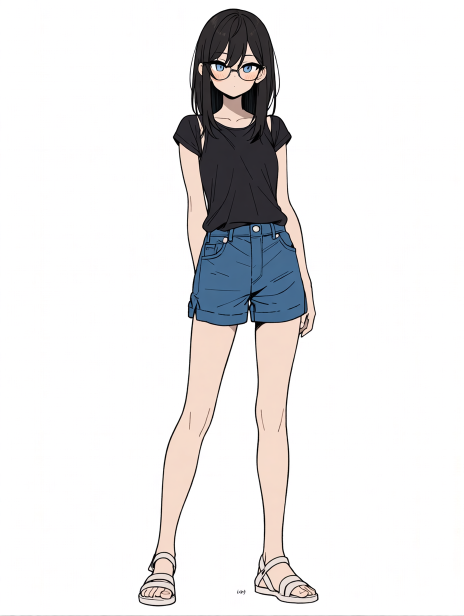
#> input picture common/assets/test_image.png, 928 x 1232 px (shown at 1/2 size); its folder holds only this picture in this run
$ python -i cv.py   (imports and definitions only)
#> lines starting #> are read from the running program, lines starting #| are printed output that depends on the picture
import math
from typing import Any, List, Union, Tuple, Dict, Optional
import os
import random
from enum import Enum

import cv2
import numpy as np
import pycocotools.mask as maskUtils
from PIL import Image


from .io_utils import json2dict, dict2json


# [8 lines left out: function bbox_intersection, not called in this run]


def recreate_image(codebook, labels, w, h):
    """Recreate the (compressed) image from the code book & labels"""
    return (codebook[labels].reshape(w, h, -1) * 255).astype(np.uint8)


# [219 lines left out: functions quantize_image, get_template_histvq, inplace_hist_matching, fgbg_hist_matching, mask2rle, rle2mask and 4 more, not called in this run]


def random_hsv(img, hgain: float = 0.015, sgain: float = 0.6, vgain: float = 0.4):
#> called with hgain = 0.015, sgain = 0.6, vgain = 0.4
    if hgain or sgain or vgain:
        dtype = img.dtype  # uint8

        r = np.random.uniform(-1, 1, 3) * [hgain, sgain, vgain]  # random gains
        x = np.arange(0, 256, dtype=r.dtype)
        # lut_hue = ((x * (r[0] + 1)) % 180).astype(dtype)   # original hue implementation from ultralytics<=8.3.78
        lut_hue = ((x + r[0] * 180) % 180).astype(dtype)
        lut_sat = np.clip(x * (r[1] + 1), 0, 255).astype(dtype)
#> lut_sat = 256 values from 0 to 255
        lut_val = np.clip(x * (r[2] + 1), 0, 255).astype(dtype)
#> lut_val = 256 values from 0 to 255
        lut_sat[0] = 0  # prevent pure white changing color, introduced in 8.3.79

        hue, sat, val = cv2.split(cv2.cvtColor(img, cv2.COLOR_RGB2HSV))
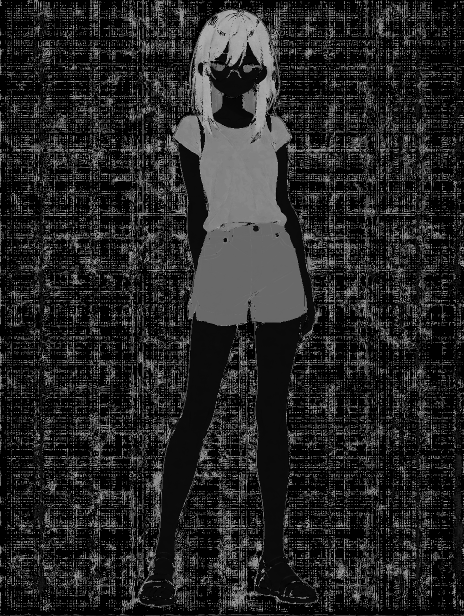
#> hue: shape (1232, 928) (shown at 1/2 size); min 0, max 179, mean 37.4
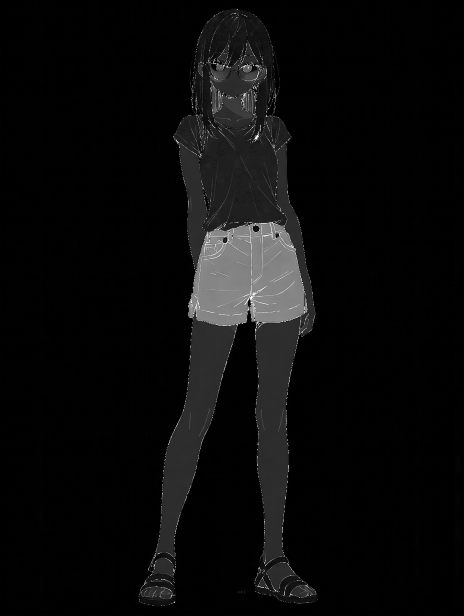
#> sat: shape (1232, 928) (shown at 1/2 size); min 0, max 255, mean 10.7
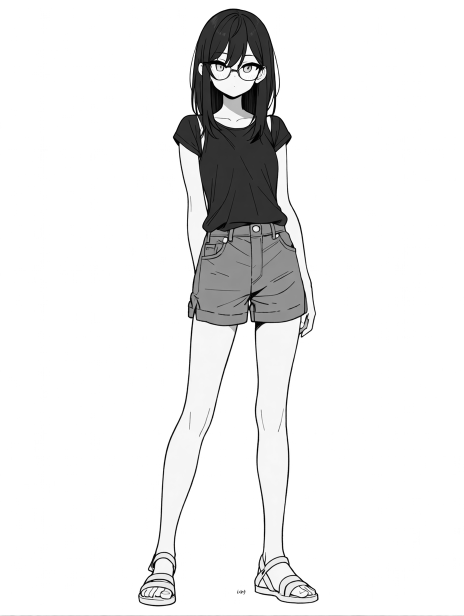
#> val: shape (1232, 928) (shown at 1/2 size); min 0, max 255, mean 236.2
        im_hsv = cv2.merge((cv2.LUT(hue, lut_hue), cv2.LUT(sat, lut_sat), cv2.LUT(val, lut_val)))
#> im_hsv: shape (1232, 928, 3); mean H, S, V 37.4, 13.2, 237.6
        cv2.cvtColor(im_hsv, cv2.COLOR_HSV2RGB, dst=img)  # no return needed

    return img


# [50 lines left out: functions resize_short_side_to, random_crop, img_bbox, mask_xyxy, not called in this run]


def argb2rgba(argb):
    return np.concatenate([argb[..., 1:], argb[..., [0]]], axis=2)


# [217 lines left out: functions img_alpha_blending, rgba_to_rgb_fixbg, build_alpha_pyramid, pad_rgb, checkerboard_vis, not called in this run]


def checkerboard(shape):
    return np.indices(shape).sum(axis=0) % 2


# [11 lines left out: function visualize_rgba, not called in this run]


class DrawMethod(Enum):
    LINE = 'line'
    CIRCLE = 'circle'
    SQUARE = 'square'


# [79 lines left out: functions make_random_rectangle_mask, make_random_irregular_mask, random_pad_img, validate_resolution, not called in this run]

>>> import cv2
>>> picture = cv2.cvtColor(cv2.imread('../assets/test_image.png'), cv2.COLOR_BGR2RGB)
>>> result = random_hsv(picture)
